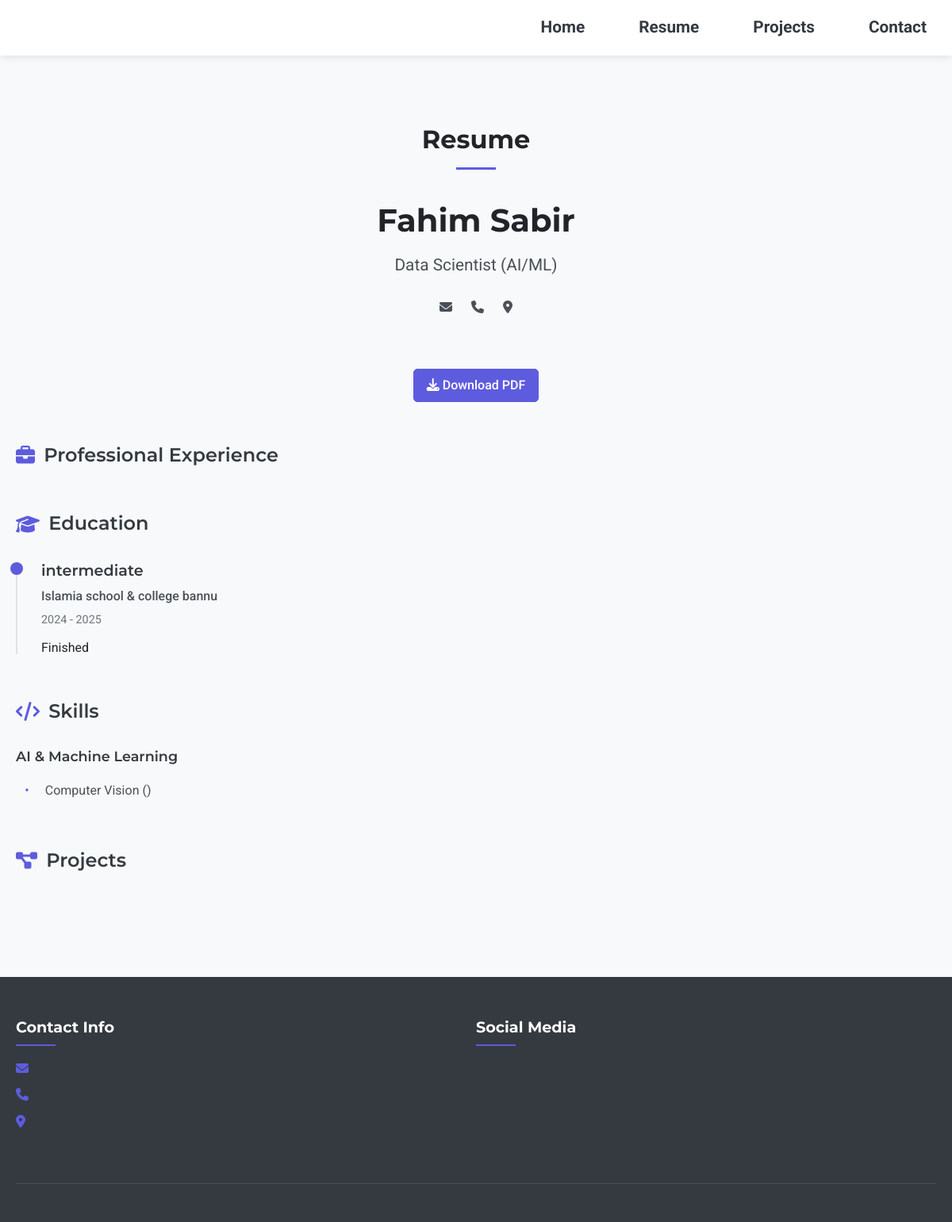
The page /resume/ on the database as committed earlier.
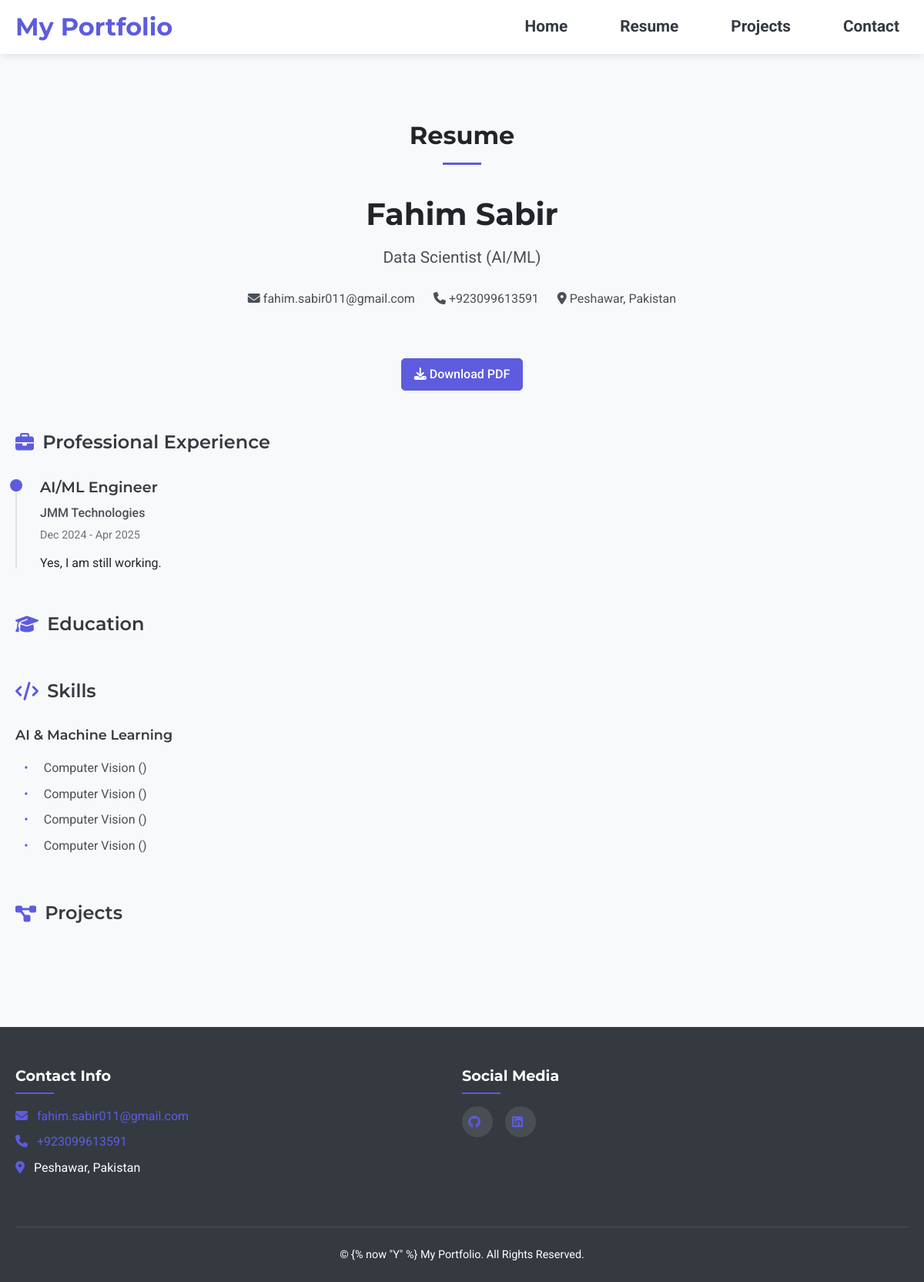
The same page on the database as committed later.
### portfolio/models.py (models this page shows, shortened)
class UserProfile(models.Model):
    name = models.CharField(max_length=100, default='Your Name')
    job_title = models.CharField(max_length=200, default='Your Job Title')
    profile_image = models.ImageField(upload_to='profile/', blank=True)
    about_text = models.TextField(blank=True)
    resume_file = models.FileField(upload_to='resumes/', blank=True)
    class Meta:
        verbose_name = "User Profile"

class Education(models.Model):
    institution = models.CharField(max_length=200)
    degree = models.CharField(max_length=200)
    field_of_study = models.CharField(max_length=200)
    start_date = models.DateField()
    end_date = models.DateField(blank=True, null=True)
    current = models.BooleanField(default=False)
    description = models.TextField(blank=True)
    class Meta:
        ordering = ['-end_date', '-start_date']

class Skill(models.Model):
    CATEGORY_CHOICES = [
        ('AI/ML', 'AI & Machine Learning'),
        ('NLP', 'NLP & Generative AI'),
        ('MLOps', 'MLOps & Cloud'),
        ("Backend Technologies", "Backend Frameworks")
    ]
    category = models.CharField(max_length=50, choices=CATEGORY_CHOICES, default='AI/ML')
    name = models.CharField(max_length=100)
    class Meta:
        ordering = ['name']

class SiteConfiguration(models.Model):
    site_name = models.CharField(max_length=100, default='My Portfolio')
    contact_email = models.EmailField(default='your@email.com')
    phone_number = models.CharField(max_length=20, default='+1234567890')
    address = models.CharField(max_length=200, default='City, Country')
    github_url = models.URLField(blank=True)
    linkedin_url = models.URLField(blank=True)
    copyright_text = models.CharField(max_length=200, default='© {% now "Y" %} My Portfolio. All Rights Reserved.')
    class Meta:
        verbose_name = "Site Configuration"

class Experience(models.Model):
    title = models.CharField(max_length=200)
    company = models.CharField(max_length=200)
    location = models.CharField(max_length=200)
    start_date = models.DateField()
    end_date = models.DateField(blank=True, null=True)
    current = models.BooleanField(default=False)
    description = models.TextField()
    class Meta:
        ordering = ['-end_date', '-start_date']

### portfolio/views.py (the view)
# urls.py: path('resume/', views.resume, name='resume'),
def resume(request):
    education = Education.objects.all().order_by('-end_date')
    experience = Experience.objects.all().order_by('-end_date')
    projects = Project.objects.all().order_by('-date_created')
    skills = Skill.objects.all()
    skill_categories = defaultdict(list)
    for skill in skills:
        skill_categories[skill.get_category_display()].append(skill)
    return render(request, 'resume.html', {
        'education': education,
        'experience': experience,
        'skill_categories': dict(skill_categories),
        'projects': projects
    })

### portfolio/context_processors.py (called while the page is built)
def portfolio_context(request):
    return {
        'site_config': SiteConfiguration.objects.first(),
        'user_profile': UserProfile.objects.first()
    }

### templates/resume.html (shortened to what this page needs)
{% extends 'base.html' %}
{% load portfolio_tags %}
{% block content %}
<section class="resume">
    <div class="container">
        <h2 class="section-title">Resume</h2>
        <div class="resume-header">
            <h1>{{ user_profile.name }}</h1>
            <p class="job-title">{{ user_profile.job_title }}</p>
            <div class="contact-info">
                <p><i class="fas fa-envelope"></i> {{ site_config.contact_email }}</p>
                <p><i class="fas fa-phone"></i> {{ site_config.phone_number }}</p>
                <p><i class="fas fa-map-marker-alt"></i> {{ site_config.address }}</p>
            </div>
        </div>
        {% if user_profile.resume_file %}
        <div class="resume-download">
            <a href="{{ user_profile.resume_file.url }}" class="btn btn-primary">
                <i class="fas fa-download"></i> Download PDF
            </a>
        </div>
        {% endif %}
        <div class="resume-section">
            <h3><i class="fas fa-briefcase"></i> Professional Experience</h3>
            <div class="timeline">
                {% for exp in experience %}
                <div class="timeline-item">
                    <div class="timeline-dot"></div>
                    <div class="timeline-content">
                        <h4>{{ exp.title }}</h4>
                        <h5>{{ exp.company }}</h5>
                        <p class="timeline-date">
                            {{ exp.start_date|date:"M Y" }} -
                            {% if exp.current %}Present{% else %}{{ exp.end_date|date:"M Y"|default:"Present" }}{% endif %}
                        </p>
                        {{ exp.description|linebreaks }}
                    </div>
                </div>
                {% endfor %}
            </div>
        </div>
        <div class="resume-section">
            <h3><i class="fas fa-graduation-cap"></i> Education</h3>
            <div class="timeline">
                {% for edu in education %}
                <div class="timeline-item">
                    <div class="timeline-dot"></div>
                    <div class="timeline-content">
                        <h4>{{ edu.degree }}</h4>
                        <h5>{{ edu.institution }}</h5>
                        <p class="timeline-date">
                            {{ edu.start_date|date:"Y" }} -
                            {% if edu.current %}Present{% else %}{{ edu.end_date|date:"Y"|default:"Present" }}{% endif %}
                        </p>
                        <p>{{ edu.description }}</p>
                    </div>
                </div>
                {% endfor %}
            </div>
        </div>
        <div class="resume-section">
            <h3><i class="fas fa-code"></i> Skills</h3>
            <div class="skills-grid">
                {% for category, skills in skill_categories.items %}
                <div class="skill-category">
                    <h4>{{ category }}</h4>
                    <ul class="skill-list">
                        {% for skill in skills %}
                        <li>{{ skill.name }} ({{ skill.get_proficiency_display }})</li>
                        {% endfor %}
                    </ul>
                </div>
                {% endfor %}
            </div>
        </div>
        <div class="resume-section">
            <h3><i class="fas fa-project-diagram"></i> Projects</h3>
        </div>
    </div>
</section>
{% endblock %}

### templates/base.html (shortened to what this page needs)
<!DOCTYPE html>
<html lang="en">
<head>
    {% load static %}
    <link rel="stylesheet" href="{% static 'css/style.css' %}">
    <link rel="stylesheet" href="https://cdnjs.cloudflare.com/ajax/libs/font-awesome/6.2.0/css/all.min.css">
</head>
<body>
    <header>
        <div class="container">
            <h1 class="logo">{{ site_config.site_name }}</h1>
            <nav>
                <ul>
                    <li><a href="{% url 'home' %}">Home</a></li>
                    <li><a href="{% url 'resume' %}">Resume</a></li>
                    <li><a href="{% url 'projects' %}">Projects</a></li>
                    <li><a href="{% url 'contact' %}">Contact</a></li>
                </ul>
            </nav>
        </div>
    </header>
    <main>
        {% block content %}{% endblock %}
    </main>
    <footer>
        <div class="container">
            <div class="footer-content">
                <div class="footer-section">
                    <h3>Contact Info</h3>
                    <p><i class="fas fa-envelope"></i> <a href="mailto:{{ site_config.contact_email }}">{{ site_config.contact_email }}</a></p>
                    <p><i class="fas fa-phone"></i> <a href="tel:{{ site_config.phone_number }}">{{ site_config.phone_number }}</a></p>
                    <p><i class="fas fa-map-marker-alt"></i> {{ site_config.address }}</p>
                </div>
                <div class="footer-section">
                    <h3>Social Media</h3>
                    <div class="social-links">
                        {% if site_config.github_url %}
                        <a href="{{ site_config.github_url }}" target="_blank"><i class="fab fa-github"></i></a>
                        {% endif %}
                        {% if site_config.linkedin_url %}
                        <a href="{{ site_config.linkedin_url }}" target="_blank"><i class="fab fa-linkedin"></i></a>
                        {% endif %}
                    </div>
                </div>
            </div>
            <p class="copyright">{{ site_config.copyright_text }}</p>
        </div>
    </footer>
</body>
</html>

### templates/base.html (style rules this page uses)
.logo { font-size: 2rem; font-weight: bold; }
nav ul { display: flex; gap: 20px; }
nav ul li { list-style: none; }
nav ul li a { font-size: 1.3rem; font-weight: bold; padding: 12px; }

Rows that differ between the two databases and show on the page:
removed Education: degree "intermediate", institution "Islamia school & college bannu", start_date "2024", end_date "2025", description "Finished"
added SiteConfiguration: site_name "My Portfolio", contact_email "fahim.sabir011@gmail.com", phone_number "+923099613591", address "Peshawar, Pakistan", copyright_text "© {% now \"Y\" %} My Portfolio. All Rights Reserved."
added Experience: title "AI/ML Engineer", company "JMM Technologies", start_date "Dec 2024", end_date "Apr 2025", description "Yes, I am still working."
added Skill: name "Computer Vision", shown under "AI & Machine Learning"
added Skill: name "Computer Vision", shown under "AI & Machine Learning"
added Skill: name "Computer Vision", shown under "AI & Machine Learning"
